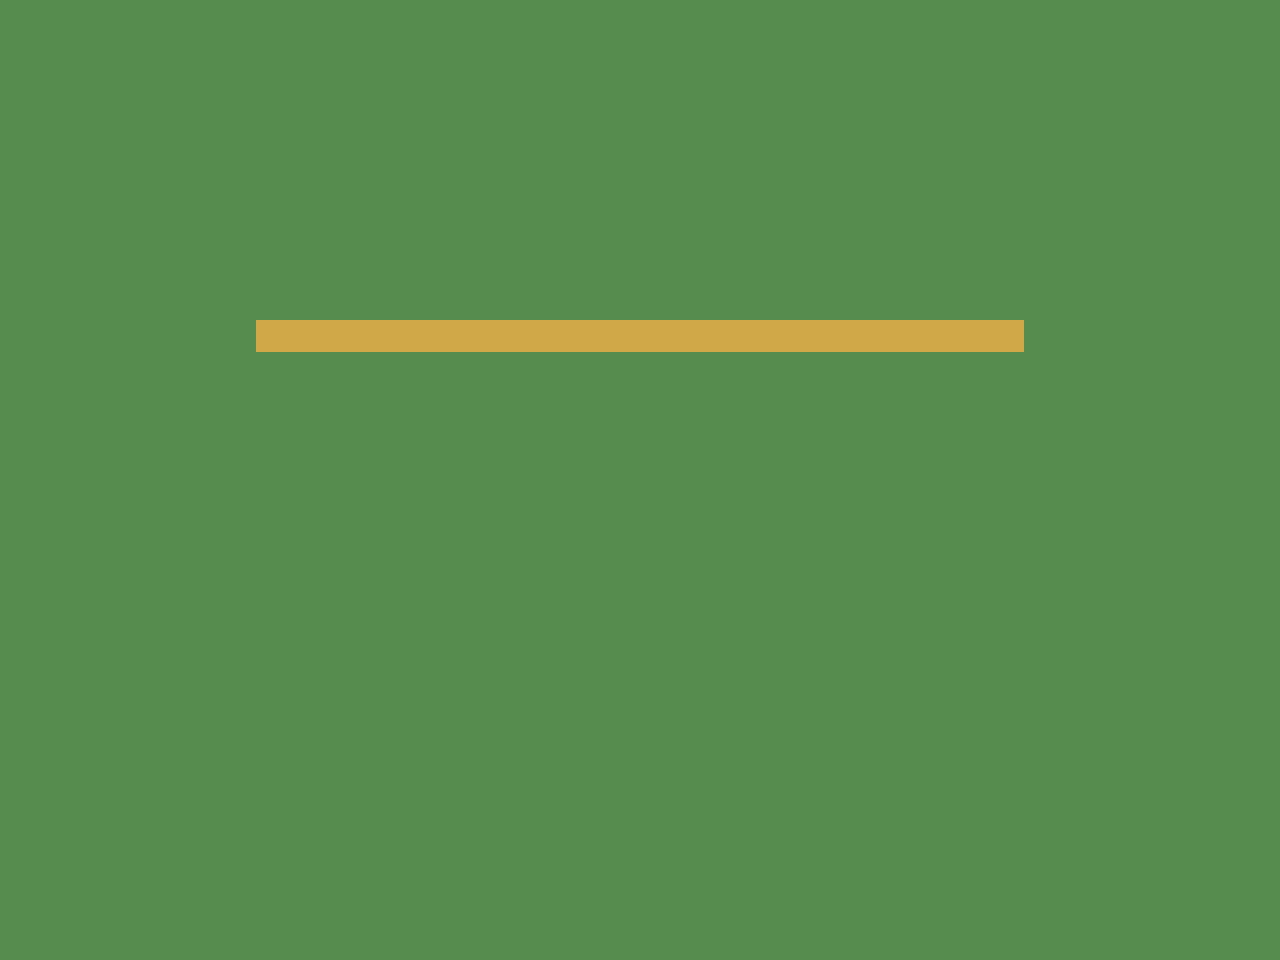

A 2D game scene composited from a Tiled map and its tileset images. What follows is a short description and the map's XML, with every tile layer's data as written:
An orthogonal 40x30 tile map with 32x32 px tiles, 1 tile layer (Floor), 2 tilesets and 2 objects (2x GamePlayer).

<map version="1.10" tiledversion="1.11.0" orientation="orthogonal" renderorder="right-down" width="40" height="30" tilewidth="32" tileheight="32" infinite="0" nextlayerid="4" nextobjectid="3">
 <tileset firstgid="1" name="demo" tilewidth="32" tileheight="32" tilecount="4" columns="4">
  <image source="demo_tiles.png" width="128" height="32" />
 </tileset>
 <tileset firstgid="5" name="collision" tilewidth="32" tileheight="32" tilecount="17" columns="17">
  <image source="demo_collision.png" width="544" height="32" />
 </tileset>
 <layer id="1" name="Floor" width="40" height="30">
  <data encoding="csv">
2,2,2,2,2,2,2,2,2,2,2,2,2,2,2,2,2,2,2,2,2,2,2,2,2,2,2,2,2,2,2,2,2,2,2,2,2,2,2,2,
2,2,2,2,2,2,2,2,2,2,2,2,2,2,2,2,2,2,2,2,2,2,2,2,2,2,2,2,2,2,2,2,2,2,2,2,2,2,2,2,
2,2,2,2,2,2,2,2,2,2,2,2,2,2,2,2,2,2,2,2,2,2,2,2,2,2,2,2,2,2,2,2,2,2,2,2,2,2,2,2,
2,2,2,2,2,2,2,2,2,2,2,2,2,2,2,2,2,2,2,2,2,2,2,2,2,2,2,2,2,2,2,2,2,2,2,2,2,2,2,2,
2,2,2,2,2,2,2,2,2,2,2,2,2,2,2,2,2,2,2,2,2,2,2,2,2,2,2,2,2,2,2,2,2,2,2,2,2,2,2,2,
2,2,2,2,2,2,2,2,2,2,2,2,2,2,2,2,2,2,2,2,2,2,2,2,2,2,2,2,2,2,2,2,2,2,2,2,2,2,2,2,
2,2,2,2,2,2,2,2,2,2,2,2,2,2,2,2,2,2,2,2,2,2,2,2,2,2,2,2,2,2,2,2,2,2,2,2,2,2,2,2,
2,2,2,2,2,2,2,2,2,2,2,2,2,2,2,2,2,2,2,2,2,2,2,2,2,2,2,2,2,2,2,2,2,2,2,2,2,2,2,2,
2,2,2,2,2,2,2,2,2,2,2,2,2,2,2,2,2,2,2,2,2,2,2,2,2,2,2,2,2,2,2,2,2,2,2,2,2,2,2,2,
2,2,2,2,2,2,2,2,2,2,2,2,2,2,2,2,2,2,2,2,2,2,2,2,2,2,2,2,2,2,2,2,2,2,2,2,2,2,2,2,
2,2,2,2,2,2,2,2,4,4,4,4,4,4,4,4,4,4,4,4,4,4,4,4,4,4,4,4,4,4,4,4,2,2,2,2,2,2,2,2,
2,2,2,2,2,2,2,2,2,2,2,2,2,2,2,2,2,2,2,2,2,2,2,2,2,2,2,2,2,2,2,2,2,2,2,2,2,2,2,2,
2,2,2,2,2,2,2,2,2,2,2,2,2,2,2,2,2,2,2,2,2,2,2,2,2,2,2,2,2,2,2,2,2,2,2,2,2,2,2,2,
2,2,2,2,2,2,2,2,2,2,2,2,2,2,2,2,2,2,2,2,2,2,2,2,2,2,2,2,2,2,2,2,2,2,2,2,2,2,2,2,
2,2,2,2,2,2,2,2,2,2,2,2,2,2,2,2,2,2,2,2,2,2,2,2,2,2,2,2,2,2,2,2,2,2,2,2,2,2,2,2,
2,2,2,2,2,2,2,2,2,2,2,2,2,2,2,2,2,2,2,2,2,2,2,2,2,2,2,2,2,2,2,2,2,2,2,2,2,2,2,2,
2,2,2,2,2,2,2,2,2,2,2,2,2,2,2,2,2,2,2,2,2,2,2,2,2,2,2,2,2,2,2,2,2,2,2,2,2,2,2,2,
2,2,2,2,2,2,2,2,2,2,2,2,2,2,2,2,2,2,2,2,2,2,2,2,2,2,2,2,2,2,2,2,2,2,2,2,2,2,2,2,
2,2,2,2,2,2,2,2,2,2,2,2,2,2,2,2,2,2,2,2,2,2,2,2,2,2,2,2,2,2,2,2,2,2,2,2,2,2,2,2,
2,2,2,2,2,2,2,2,2,2,2,2,2,2,2,2,2,2,2,2,2,2,2,2,2,2,2,2,2,2,2,2,2,2,2,2,2,2,2,2,
2,2,2,2,2,2,2,2,2,2,2,2,2,2,2,2,2,2,2,2,2,2,2,2,2,2,2,2,2,2,2,2,2,2,2,2,2,2,2,2,
2,2,2,2,2,2,2,2,2,2,2,2,2,2,2,2,2,2,2,2,2,2,2,2,2,2,2,2,2,2,2,2,2,2,2,2,2,2,2,2,
2,2,2,2,2,2,2,2,2,2,2,2,2,2,2,2,2,2,2,2,2,2,2,2,2,2,2,2,2,2,2,2,2,2,2,2,2,2,2,2,
2,2,2,2,2,2,2,2,2,2,2,2,2,2,2,2,2,2,2,2,2,2,2,2,2,2,2,2,2,2,2,2,2,2,2,2,2,2,2,2,
2,2,2,2,2,2,2,2,2,2,2,2,2,2,2,2,2,2,2,2,2,2,2,2,2,2,2,2,2,2,2,2,2,2,2,2,2,2,2,2,
2,2,2,2,2,2,2,2,2,2,2,2,2,2,2,2,2,2,2,2,2,2,2,2,2,2,2,2,2,2,2,2,2,2,2,2,2,2,2,2,
2,2,2,2,2,2,2,2,2,2,2,2,2,2,2,2,2,2,2,2,2,2,2,2,2,2,2,2,2,2,2,2,2,2,2,2,2,2,2,2,
2,2,2,2,2,2,2,2,2,2,2,2,2,2,2,2,2,2,2,2,2,2,2,2,2,2,2,2,2,2,2,2,2,2,2,2,2,2,2,2,
2,2,2,2,2,2,2,2,2,2,2,2,2,2,2,2,2,2,2,2,2,2,2,2,2,2,2,2,2,2,2,2,2,2,2,2,2,2,2,2,
2,2,2,2,2,2,2,2,2,2,2,2,2,2,2,2,2,2,2,2,2,2,2,2,2,2,2,2,2,2,2,2,2,2,2,2,2,2,2,2
</data>
 </layer>
 <objectgroup id="3" name="entity">
  <object id="1" name="patroller" type="GamePlayer" x="320" y="320" width="44" height="64">
   <properties>
    <property name="pyoneer_behaviors" value="patrol_input,topdown_move,animation_drive" />
    <property name="pyoneer_param_route" value="right,down,left,up" />
    <property name="pyoneer_param_leg_ms" type="int" value="600" />
   </properties>
  </object>
  <object id="2" name="hero" type="GamePlayer" x="320" y="640" width="44" height="64">
   <properties>
    <property name="pyoneer_behaviors" value="player_input,topdown_move,animation_drive" />
   </properties>
  </object>
 </objectgroup>
</map>
